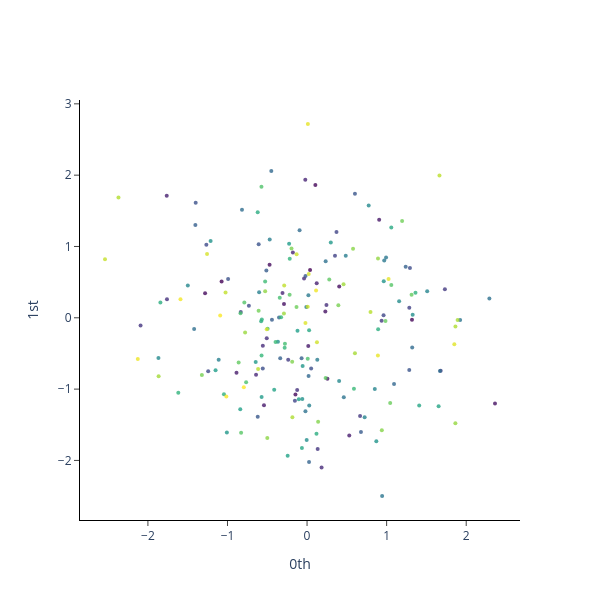

Notebook cell for this chart:
### Code cell
## Plot point cloud1
from gtda.plotting import plot_point_cloud

plot_point_cloud(point_cloud1)

### Figure 1 — Plotly figure (JSON) as saved in the notebook; plotly's stock layout.template omitted (floating-point values rounded to 4 significant figures; data arrays with more than 128 entries replaced by an {"elided": "..."} marker saying what was removed)
{"data": [{"marker": {"color": {"elided": "200 int values"}, "colorscale": [[0, "#440154"], [0.1111, "#482878"], [0.2222, "#3e4989"], [0.3333, "#31688e"], [0.4444, "#26828e"], [0.5556, "#1f9e89"], [0.6667, "#35b779"], [0.7778, "#6ece58"], [0.8889, "#b5de2b"], [1, "#fde725"]], "opacity": 0.8, "size": 4}, "mode": "markers", "type": "scatter", "x": {"elided": "200 float values"}, "y": {"elided": "200 float values"}}], "layout": {"height": 600, "plot_bgcolor": "white", "width": 600, "xaxis": {"anchor": "x", "exponentformat": "e", "linecolor": "black", "linewidth": 1, "mirror": false, "showexponent": "all", "showline": true, "side": "bottom", "ticks": "outside", "title": {"text": "0th"}, "type": "linear", "zeroline": true}, "yaxis": {"anchor": "y", "exponentformat": "e", "linecolor": "black", "linewidth": 1, "mirror": false, "showexponent": "all", "showline": true, "side": "left", "ticks": "outside", "title": {"text": "1st"}, "type": "linear", "zeroline": true}}}
